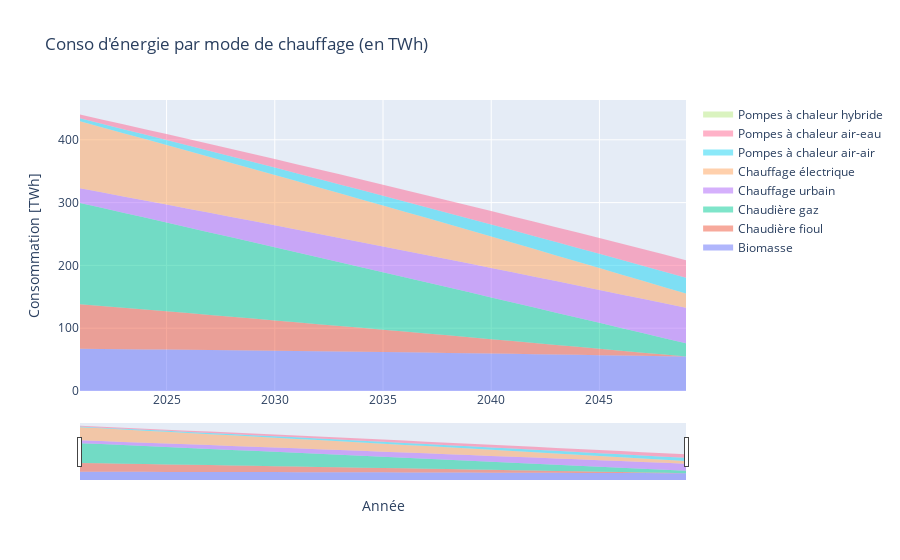

Notebook source saved alongside this figure:
### Markdown cell above
But it is also possible to plot the evolution of energy consumption or GHG emissions due to heating.

### Code cell
Var = "Conso"
y_df = sim_stock_df.groupby(["year", "Energy_source"])[Var].sum().to_frame().reset_index(). \
           pivot(index=['year'], columns='Energy_source').loc[[year for year in sim_param["years"][1:]], Var] / 10 ** 9
fig = MyStackedPlotly(y_df=y_df)
fig = fig.update_layout(title_text="Conso d'énergie par mode de chauffage (en TWh)", xaxis_title="Année",
                        yaxis_title="Consommation [TWh]")
fig.show()
